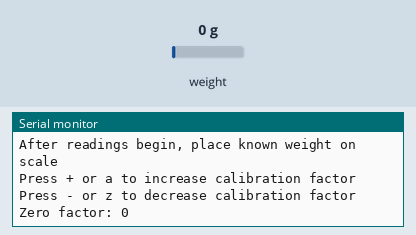
This sketch was run on a simulated Arduino Uno, built with avr-gcc and run on an emulated ATmega328P. Parts: the last lines printed to the serial monitor. Inputs (shaded band) come from the test bench; at power-on: weight on the scale 0 g.

Above: at 3.3 s.
3.4 s: weight on the scale set to 100 g
At 6.2 s:
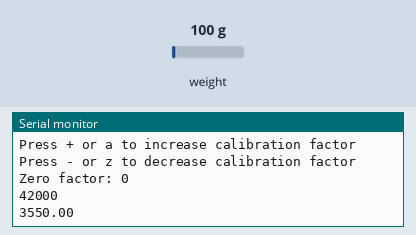
6.7 s: weight on the scale set to 1250 g
At 8.6 s:
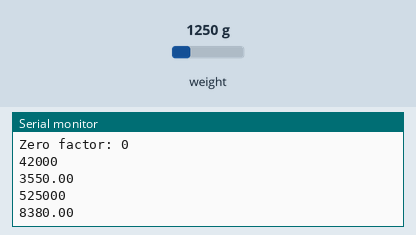
Timing chart, 0 to 10.1 s (numbered marks = the images above; inputs shaded):
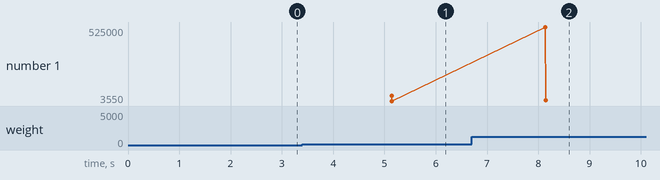

The sketch:

load_cell_raw.ino
```cpp
#include "HX711.h"

#define DOUT  20
#define CLK  21

HX711 scale;
HX711 scale2;

float calibration_factor = -10000; //-7050 worked for my 440lb max scale setup
long var, var2;

void setup() {
  Serial.begin(9600);
  Serial.println("HX711 calibration sketch");
  Serial.println("Remove all weight from scale");
  Serial.println("After readings begin, place known weight on scale");
  Serial.println("Press + or a to increase calibration factor");
  Serial.println("Press - or z to decrease calibration factor");

  scale.begin(DOUT, CLK);
  scale.set_scale();
  scale.tare(); //Reset the scale to 0

  scale2.begin(22, 23);

  long zero_factor = scale.read_average(); //Get a baseline reading
  Serial.print("Zero factor: "); //This can be used to remove the need to tare the scale. Useful in permanent scale projects.
  Serial.println(zero_factor);
}

void loop() {

  var = scale.read_average(30);
  //var2 = scale2.read_average(5);

  Serial.println(var);
  Serial.println(3130 + 0.01*var);
  //delay(10);
}
```

Measured:
- after the input at 3.4 s, the serial monitor: prints a new line after 1.7 s (image 1)
- after the input at 6.7 s, the serial monitor: prints a new line after 1.4 s (image 2)
- plotted number 1: 3550 → 8380 after the input at 6.7 s
